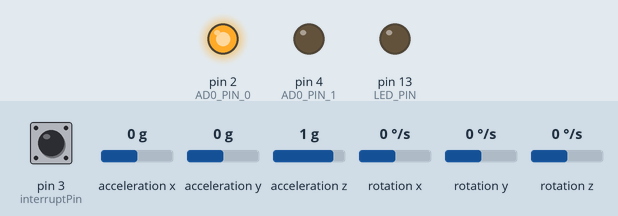
Recording of a sketch running on a simulated Arduino Uno, built with avr-gcc and run on an emulated ATmega328P. Parts: output pins drawn as LEDs (lit = HIGH). Inputs (shaded band) come from the test bench; at power-on: pin 3 (interruptPin) LOW, acceleration x 0 g, acceleration y 0 g, acceleration z 1 g, rotation x 0 °/s, rotation y 0 °/s, rotation z 0 °/s. The sensor or clock chip raises its interrupt line as the real part does; EEPROM starts erased; what the sketch prints to the serial monitor is not drawn.

Above: at 0.1 s.
At 0.6 s:
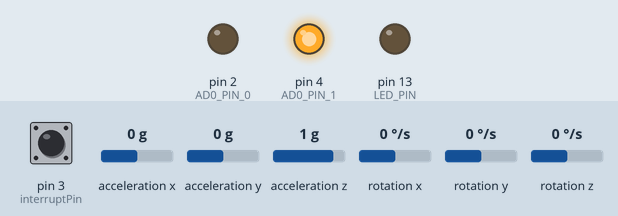
At 1.3 s:
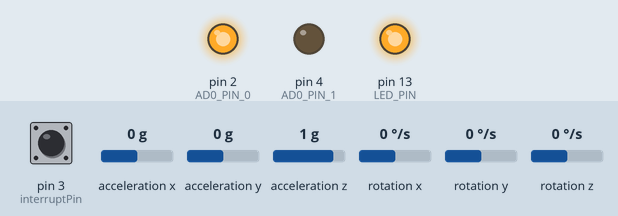
Timing chart, 0 to 2.8 s (numbered marks = the images above):
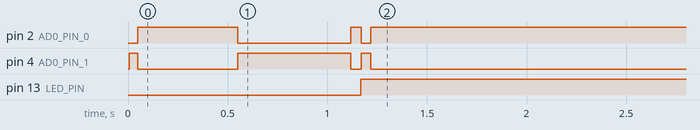

Measured:
- by itself, pin 2 (AD0_PIN_0): HIGH → LOW at 0.55 s, → HIGH 0.57 s later, → LOW 0.05 s later, → HIGH 0.05 s later
- by itself, pin 4 (AD0_PIN_1): goes LOW 0.50 s, HIGH 0.57 s, LOW 0.05 s, HIGH 0.05 s, then LOW
- by itself, pin 13 (LED_PIN): LOW → HIGH at 1.2 s

The sketch:

TROUBLESHOOT_ORTHOSIS.ino
```cpp
#include <EEPROM.h>

 //#include "freertos/FreeRTOS.h"
//#include "freertos/task.h"
//TROUBLESHOOT
// I2C device class (I2Cdev) demonstration Arduino sketch for MPU6050 class using DMP (MotionApps v2.0)
// 6/21/2012 by Jeff Rowberg <jeff@rowberg.net>
// 2016-05-14 github.com/eadf
// Updates should (hopefully) always be available at https://github.com/jrowberg/i2cdevlib
//
// Changelog:
//      2016-05-14 - First revision

/* ============================================
  I2Cdev device library code is placed under the MIT license
  Copyright (c) 2012, 2016 Jeff Rowberg
  Permission is hereby granted, free of charge, to any person obtaining a copy
  of this software and associated documentation files (the "Software"), to deal
  in the Software without restriction, including without limitation the rights
  to use, copy, modify, merge, publish, distribute, sublicense, and/or sell
  copies of the Software, and to permit persons to whom the Software is
  furnished to do so, subject to the following conditions:
  The above copyright notice and this permission notice shall be included in
  all copies or substantial portions of the Software.
  THE SOFTWARE IS PROVIDED "AS IS", WITHOUT WARRANTY OF ANY KIND, EXPRESS OR
  IMPLIED, INCLUDING BUT NOT LIMITED TO THE WARRANTIES OF MERCHANTABILITY,
  FITNESS FOR A PARTICULAR PURPOSE AND NONINFRINGEMENT. IN NO EVENT SHALL THE
  AUTHORS OR COPYRIGHT HOLDERS BE LIABLE FOR ANY CLAIM, DAMAGES OR OTHER
  LIABILITY, WHETHER IN AN ACTION OF CONTRACT, TORT OR OTHERWISE, ARISING FROM,
  OUT OF OR IN CONNECTION WITH THE SOFTWARE OR THE USE OR OTHER DEALINGS IN
  THE SOFTWARE.
  ===============================================
*/

// I2Cdev and MPU6050 must be installed as libraries, or else the .cpp/.h files
// for both classes must be in the include path of your project
#include "I2Cdev.h"
#include "MPU6050_Wrapper.h"
#include "TogglePin.h"
#include "DeathTimer.h"

// Arduino Wire library is required if I2Cdev I2CDEV_ARDUINO_WIRE implementation
// is used in I2Cdev.h
#if I2CDEV_IMPLEMENTATION == I2CDEV_ARDUINO_WIRE
#include "Wire.h"
#endif


/* =========================================================================
  NOTE: In addition to connection 3.3v, GND, SDA, and SCL, this sketch
  depends on the MPU-6050's INT pin being connected to the Arduino's
  external interrupt #0 pin. On the Arduino Uno and Mega 2560, this is
  digital I/O pin 2.
   ========================================================================= */

/* =========================================================================
  NOTE: Arduino v1.0.1 with the Leonardo board generates a compile error
  when using Serial.write(buf, len). The Teapot output uses this method.
  The solution requires a modification to the Arduino USBAPI.h file, which
  is fortunately simple, but annoying. This will be fixed in the next IDE
  release. For more info, see these links:
  http://arduino.cc/forum/index.php/topic,109987.0.html
  http://code.google.com/p/arduino/issues/detail?id=958
   ========================================================================= */

// uncomment "OUTPUT_READABLE_QUATERNION" if you want to see the actual
// quaternion components in a [w, x, y, z] format (not best for parsing
// on a remote host such as Processing or something though)
//#define OUTPUT_READABLE_QUATERNION
// uncomment "OUTPUT_READABLE_EULER" if you want to see Euler angles
// (in degrees) calculated from the quaternions coming from the FIFO.
// Note that Euler angles suffer from gimbal lock (for more info, see
// http://en.wikipedia.org/wiki/Gimbal_lock)
//#define OUTPUT_READABLE_EULER
// uncomment "OUTPUT_READABLE_YAWPITCHROLL" if you want to see the yaw/
// pitch/roll angles (in degrees) calculated from the quaternions coming
// from the FIFO. Note this also requires gravity vector calculations.
// Also note that yaw/pitch/roll angles suffer from gimbal lock (for
// more info, see: http://en.wikipedia.org/wiki/Gimbal_lock)
#define OUTPUT_READABLE_YAWPITCHROLL
#define OUTPUT_READABLE_PITCHROLL

// uncomment "OUTPUT_READABLE_REALACCEL" if you want to see acceleration
// components with gravity removed. This acceleration reference frame is
// not compensated for orientation, so +X is always +X according to the
// sensor, just without the effects of gravity. If you want acceleration
// compensated for orientation, us OUTPUT_READABLE_WORLDACCEL instead.
//#define OUTPUT_READABLE_REALACCEL

// uncomment "OUTPUT_READABLE_WORLDACCEL" if you want to see acceleration
// components with gravity removed and adjusted for the world frame of
// reference (yaw is relative to initial orientation, since no magnetometer
// is present in this case). Could be quite handy in some cases.
//#define OUTPUT_READABLE_WORLDACCEL

// uncomment "OUTPUT_TEAPOT" if you want output that matches the
// format used for the InvenSense teapot demo
//#define OUTPUT_TEAPOT


#ifdef OUTPUT_TEAPOT
// Teapot demo can only output from one MPU6050
const bool useSecondMpu = false;
MPU6050_Array mpus(1);
#else
const bool useSecondMpu = true;
MPU6050_Array mpus(useSecondMpu ? 2 : 1);
#endif

#define AD0_PIN_0 2  // Connect this pin to the AD0 pin on MPU #0
#define AD0_PIN_1 4  // Connect this pin to the AD0 pin on MPU #1
//#define AD0_PIN_2 24

// Define the pins connected to the A4988 driver
const int stepPin = 12;  // Step pin
const int dirPin = 13;   // Direction pin
const int enablePin = 14;
const int interruptPin = 3;

// Define variables
const int stepsPerRevolution = 50;
int stepCount = 0;  // Initialize step counter variable

#define LED_PIN 13 // (Arduino is 13, Teensy is 11, Teensy++ is 6)

#define OUTPUT_SERIAL Serial
//#define OUTPUT_SERIAL Serial2
//#define OUTPUT_SERIAL softSerial


uint8_t fifoBuffer[64]; // FIFO storage buffer

// orientation/motion vars
Quaternion q;        // [w, x, y, z]         quaternion container
VectorInt16 aa;      // [x, y, z]            accel sensor measurements
VectorInt16 aaReal;  // [x, y, z]            gravity-free accel sensor measurements
VectorInt16 aaWorld; // [x, y, z]            world-frame accel sensor measurements
VectorFloat gravity; // [x, y, z]            gravity vector
float euler[3];      // [psi, theta, phi]    Euler angle container
float ypr[3];        // [yaw, pitch, roll]   yaw/pitch/roll container and gravity vector

// packet structure for InvenSense teapot demo
uint8_t teapotPacket[14] = { '$', 0x02, 0, 0, 0, 0, 0, 0, 0, 0, 0x00, 0x00, '\r', '\n' };

TogglePin activityLed(LED_PIN, 100);
DeathTimer deathTimer(5000L);

// ================================================================
// ===                      INITIAL SETUP                       ===
// ================================================================

boolean flag = false;
#define MAX_COUNT 25
#define SENSOR_COUNT 2
//boolean continueFlag = false;
float storedValues[MAX_COUNT][2][3]; // Array to temporarily store roll, pitch, and yaw values for each sensor

void setup() {
  // Set the control pins as OUTPUT

  // clearEEPROM();

  pinMode(interruptPin, INPUT);
  attachInterrupt(digitalPinToInterrupt(interruptPin), saveDataInterrupt, RISING);

  // join I2C bus (I2Cdev library doesn't do this automatically)
#if I2CDEV_IMPLEMENTATION == I2CDEV_ARDUINO_WIRE
  Wire.begin();
  Wire.setClock(400000); // 400kHz I2C clock. Comment this line if having compilation difficulties
#elif I2CDEV_IMPLEMENTATION == I2CDEV_BUILTIN_FASTWIRE
  Fastwire::setup(400, true);
#endif

  // initialize serial communication
  // (115200 chosen because it is required for Teapot Demo output, but it's
  // really up to you depending on your project)
  Serial.begin(9600);

  while (!Serial)
    ; // wait for Leonardo enumeration, others continue immediately

  // NOTE: 8MHz or slower host processors, like the Teensy @ 3.3v or Ardunio
  // Pro Mini running at 3.3v, cannot handle this baud rate reliably due to
  // the baud timing being too misaligned with processor ticks. You must use
  // 38400 or slower in these cases, or use some kind of external separate
  // crystal solution for the UART timer.

  // initialize device
  Serial.println(F("Initializing I2C devices..."));
  mpus.add(AD0_PIN_0);
  if (useSecondMpu) {
    mpus.add(AD0_PIN_1);
    //mpus.add(AD0_PIN_2);
    }

  mpus.initialize();

  // configure LED for output
  pinMode(LED_PIN, OUTPUT);

  // verify connection
  Serial.println(F("Testing device connections..."));
  if (mpus.testConnection()) {
    Serial.println(F("MPU6050 connection successful"));
  } else {
    mpus.halt(F("MPU6050 connection failed, halting"));
  }


/*
  // wait for ready
  Serial.println(F("\nSend any character to begin DMP programming and demo: "));
  while (Serial.available() && Serial.read())
    ; // empty buffer
  while (!Serial.available())
    activityLed.update(); // flash led while waiting for data
  while (Serial.available() && Serial.read())
    ; // empty buffer again
  activityLed.setPeriod(500); // slow down led to 2Hz

  */

  // load and configure the DMP
  Serial.println(F("Initializing DMP..."));
  mpus.dmpInitialize();

  // supply your own gyro offsets here, scaled for min sensitivity
  MPU6050_Wrapper* currentMPU = mpus.select(0);
  currentMPU->_mpu.setXGyroOffset(220);
  currentMPU->_mpu.setYGyroOffset(76);
  currentMPU->_mpu.setZGyroOffset(-85);
  currentMPU->_mpu.setZAccelOffset(1788); // 1688 factory default for my test chip
/*
  currentMPU = mpus.select(1);
  currentMPU->_mpu.setXGyroOffset(220);
  currentMPU->_mpu.setYGyroOffset(76);
  currentMPU->_mpu.setZGyroOffset(-85);
  currentMPU->_mpu.setZAccelOffset(1788);
*/

  if (useSecondMpu) {
    currentMPU = mpus.select(1);
    currentMPU->_mpu.setXGyroOffset(220);
    currentMPU->_mpu.setYGyroOffset(76);
    currentMPU->_mpu.setZGyroOffset(-85);
    currentMPU->_mpu.setZAccelOffset(1788); // 1688 factory default for my test chip
  }
  mpus.programDmp(0);
  if (useSecondMpu)
    mpus.programDmp(1);
    //mpus.programDmp(2);

}

  void sensorFunc() {
       static uint8_t mpu = 0;
     static MPU6050_Wrapper* currentMPU = NULL;
  if (useSecondMpu) {
    for (int i=0;i<2;i++) {
      mpu=(mpu+1)%2; // failed attempt at round robin
      currentMPU = mpus.select(mpu);
      if (currentMPU->isDue()) {
        handleMPUevent(mpu);
      }
    }
  } else {
    mpu=0;
    currentMPU = mpus.select(mpu);
    if (currentMPU->isDue()) {
      handleMPUevent(mpu);
    }
  }

  activityLed.update();
  deathTimer.update();
    }


void handleMPUevent(uint8_t mpu) {

  MPU6050_Wrapper* currentMPU = mpus.select(mpu);
  // reset interrupt flag and get INT_STATUS byte
  currentMPU->getIntStatus();
/*
  // check for overflow (this should never happen unless our code is too inefficient)
  if ((currentMPU->_mpuIntStatus & _BV(MPU6050_INTERRUPT_FIFO_OFLOW_BIT))
      || currentMPU->_fifoCount >= 1024) {
    // reset so we can continue cleanly
    currentMPU->resetFIFO();
    Serial.println(F("FIFO overflow!"));
    return;
  }
  */

  // otherwise, check for DMP data ready interrupt (this should happen frequently)
  if (currentMPU->_mpuIntStatus & _BV(MPU6050_INTERRUPT_DMP_INT_BIT)) {

    // read and dump a packet if the queue contains more than one
    while (currentMPU->_fifoCount >= 2 * currentMPU->_packetSize) {
      // read and dump one samples
     // Serial.print("DUMP"); // this trace will be removed soon
      currentMPU->getFIFOBytes(fifoBuffer);
    }

    // read a packet from FIFO
    currentMPU->getFIFOBytes(fifoBuffer);

#ifdef OUTPUT_READABLE_QUATERNION
    // display quaternion values in easy matrix form: w x y z
    currentMPU->_mpu.dmpGetQuaternion(&q, fifoBuffer);
    OUTPUT_SERIAL.print("quat:"); OUTPUT_SERIAL.print(mpu); OUTPUT_SERIAL.print("\t");
    OUTPUT_SERIAL.print(q.w);
    OUTPUT_SERIAL.print("\t");
    OUTPUT_SERIAL.print(q.x);
    OUTPUT_SERIAL.print("\t");
    OUTPUT_SERIAL.print(q.y);
    OUTPUT_SERIAL.print("\t");
    OUTPUT_SERIAL.println(q.z);
#endif

#ifdef OUTPUT_READABLE_EULER
    // display Euler angles in degrees
    currentMPU->_mpu.dmpGetQuaternion(&q, fifoBuffer);
    currentMPU->_mpu.dmpGetEuler(euler, &q);
    OUTPUT_SERIAL.print("euler:"); OUTPUT_SERIAL.print(mpu); OUTPUT_SERIAL.print("\t");
    OUTPUT_SERIAL.print(euler[0] * 180 / M_PI);
    OUTPUT_SERIAL.print("\t");
    OUTPUT_SERIAL.print(euler[1] * 180 / M_PI);
    OUTPUT_SERIAL.print("\t");
    OUTPUT_SERIAL.println(euler[2] * 180 / M_PI);
#endif

#if defined(OUTPUT_READABLE_YAWPITCHROLL) or defined(OUTPUT_READABLE_PITCHROLL)
    // display Euler angles in degrees
    currentMPU->_mpu.dmpGetQuaternion(&q, fifoBuffer);
    currentMPU->_mpu.dmpGetGravity(&gravity, &q);
    currentMPU->_mpu.dmpGetYawPitchRoll(ypr, &q, &gravity);

int address = stepCount * mpu * sizeof(ypr);
EEPROM.put(address, ypr);

/*


#if defined(OUTPUT_READABLE_YAWPITCHROLL)
    OUTPUT_SERIAL.print("y");
#endif
    OUTPUT_SERIAL.print("pr:"); OUTPUT_SERIAL.print(mpu); OUTPUT_SERIAL.print("\t");
#if defined(OUTPUT_READABLE_YAWPITCHROLL)
    OUTPUT_SERIAL.print(ypr[0]);
    OUTPUT_SERIAL.print("\t");
#endif
    OUTPUT_SERIAL.print(ypr[1]);
    OUTPUT_SERIAL.print("\t");
    OUTPUT_SERIAL.println(ypr[2]);
//    OUTPUT_SERIAL.println(ypr[2] * 180 / M_PI);

*/

#endif

#ifdef OUTPUT_READABLE_REALACCEL
    // display real acceleration, adjusted to remove gravity
    currentMPU->_mpu.dmpGetQuaternion(&q, fifoBuffer);
    currentMPU->_mpu.dmpGetAccel(&aa, fifoBuffer);
    currentMPU->_mpu.dmpGetGravity(&gravity, &q);
    currentMPU->_mpu.dmpGetLinearAccel(&aaReal, &aa, &gravity);
    OUTPUT_SERIAL.print("areal:"); OUTPUT_SERIAL.print(mpu); OUTPUT_SERIAL.print("\t");
    OUTPUT_SERIAL.print(aaReal.x);
    OUTPUT_SERIAL.print("\t");
    OUTPUT_SERIAL.print(aaReal.y);
    OUTPUT_SERIAL.print("\t");
    OUTPUT_SERIAL.println(aaReal.z);
#endif

#ifdef OUTPUT_READABLE_WORLDACCEL
    // display initial world-frame acceleration, adjusted to remove gravity
    // and rotated based on known orientation from quaternion
    currentMPU->_mpu.dmpGetQuaternion(&q, fifoBuffer);
    currentMPU->_mpu.dmpGetAccel(&aa, fifoBuffer);
    currentMPU->_mpu.dmpGetGravity(&gravity, &q);
    currentMPU->_mpu.dmpGetLinearAccel(&aaReal, &aa, &gravity);
    currentMPU->_mpu.dmpGetLinearAccelInWorld(&aaWorld, &aaReal, &q);
    OUTPUT_SERIAL.print("aworld:"); OUTPUT_SERIAL.print(mpu); OUTPUT_SERIAL.print("\t");
    OUTPUT_SERIAL.print(aaWorld.x);
    OUTPUT_SERIAL.print("\t");
    OUTPUT_SERIAL.print(aaWorld.y);
    OUTPUT_SERIAL.print("\t");
    OUTPUT_SERIAL.println(aaWorld.z);
#endif

#ifdef OUTPUT_TEAPOT
    // display quaternion values in InvenSense Teapot demo format:
    // Note that this does not differentialte between your mpus
    teapotPacket[2] = fifoBuffer[0];
    teapotPacket[3] = fifoBuffer[1];
    teapotPacket[4] = fifoBuffer[4];
    teapotPacket[5] = fifoBuffer[5];
    teapotPacket[6] = fifoBuffer[8];
    teapotPacket[7] = fifoBuffer[9];
    teapotPacket[8] = fifoBuffer[12];
    teapotPacket[9] = fifoBuffer[13];
    OUTPUT_SERIAL.write(teapotPacket, 14);
    teapotPacket[11]++;// packetCount, loops at 0xFF on purpose
#endif

  }

}

// ================================================================
// ===                    MAIN PROGRAM LOOP                     ===
// ================================================================


//void executeSensorReading() {

  //}

void loop() {

  if (stepCount <  MAX_COUNT){
    if (flag == true) {
     sensorFunc();
     flag = false;
  }

   } else {
      serialPrintStoredValues();
      }
}
void saveDataInterrupt(){
  stepCount++;
  flag = true;
  }

void readStoredValuesFromEEPROM() {
    int address = 0;

    // Read the stored values from EEPROM
    for (int i = 0; i <  MAX_COUNT; i++) {
        for (int j = 0; j < 2; j++) {
            EEPROM.get(address, storedValues[i][j]);
            address += sizeof(storedValues[i][j]);
        }
    }
}


void serialPrintStoredValues() {
  int address = 0;

  for (int i = 0; i < MAX_COUNT; i++) {
    for (int j = 0; j < 2; j++) {
    // Read values from EEPROM
    float yprStored[3];
    EEPROM.get(address, yprStored);
    address += sizeof(yprStored);

    // Serial print values
    OUTPUT_SERIAL.print("Sensor ");OUTPUT_SERIAL.print(j);
    OUTPUT_SERIAL.print("\tStep ");OUTPUT_SERIAL.print(i);
    OUTPUT_SERIAL.print("\tYaw: "); OUTPUT_SERIAL.print(yprStored[0]);
    OUTPUT_SERIAL.print("\tPitch: "); OUTPUT_SERIAL.print(yprStored[1]);
    OUTPUT_SERIAL.print("\tRoll: "); OUTPUT_SERIAL.println(yprStored[2]);
    }
  }
}


/*

void serialPrintStoredValues() {
    int address = 0;

    for (int i = 0; i < MAX_COUNT; i++) {
        for (int j = 0; j < 2; j++) {
#if defined(OUTPUT_READABLE_YAWPITCHROLL)
            OUTPUT_SERIAL.print("y");
#endif
            OUTPUT_SERIAL.print("pr:"); OUTPUT_SERIAL.print(j); OUTPUT_SERIAL.print(" - Step ");
            OUTPUT_SERIAL.print(i);
#if defined(OUTPUT_READABLE_YAWPITCHROLL)
            float rollStored;
             EEPROM.get(address, rollStored);
            address += sizeof(roll);

            OUTPUT_SERIAL.print(roll);
            OUTPUT_SERIAL.print("\t");
#endif
            float pitchStored, yawStored;
            EEPROM.get(address, pitchStored);
            address += sizeof(pitchStored);
            EEPROM.get(address, yawStored);
            address += sizeof(yawStored);

            OUTPUT_SERIAL.print(pitchStored);
            OUTPUT_SERIAL.print("\t");
            OUTPUT_SERIAL.println(yawStored);
        }
    }
}

*/

void clearEEPROM () {
  for(int i = 0; i < EEPROM.length(); i++){
    EEPROM.write(i, 0xFF);
    }
  }
```

DeathTimer.h
```cpp
// (licence header left out)
#ifndef _DeathTimer_H
#define _DeathTimer_H

#include <Arduino.h>

class DeathTimer {
  public:
    DeathTimer(uint32_t period): _period(period) {
      _startTime = _lastPrintout = millis();
    }

    bool update() {
      uint32_t now = millis();
      if ((now - _lastPrintout) > _period) {
        _lastPrintout = now;
        uint32_t time = (now - _startTime)/1000L; // in seconds

        Serial.print(F("H:")); Serial.print(time / (60*60));
        Serial.print(F("M:")); Serial.print((time / 60) % 60);
        Serial.print(F("S:")); Serial.println(time % 60);
        return true;
      }
      return false;
    }

    void setPeriod(uint16_t period) {
      _period = period;
    }

  protected:
    uint16_t _period;
    uint32_t _lastPrintout;
    uint32_t _startTime;
};

#endif // DeathTimer_H
```

Source omitted: MPU6050_Wrapper.h (6583 bytes), TogglePin.h (1971 bytes)
